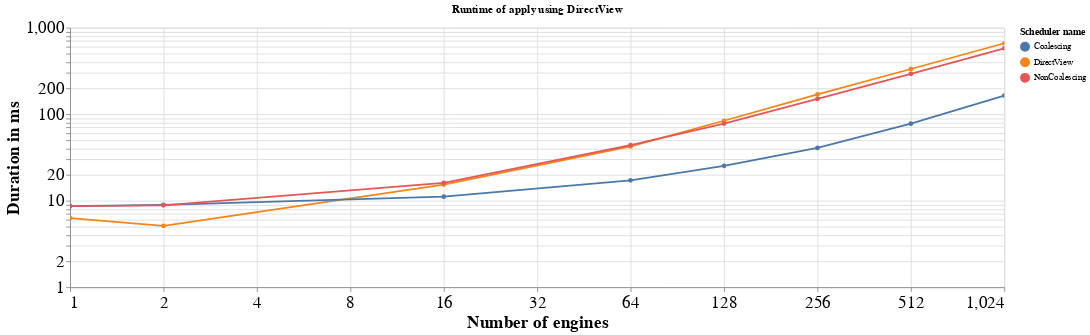

Write notebook code for a chart like this one.
### Code cell
ldata = data[data['Number of bytes'] == 1000]
alt.Chart(ldata).mark_line(point=True).encode(
    alt.X(
        'Number of engines',
        scale=alt.Scale(type='log', base=2)
    ),
    alt.Y(
        'Duration in ms',
        scale=alt.Scale(type='log')
    ),
    color='Scheduler name:N',
    tooltip='Duration in ms',
).configure_axis(labelFontSize=20, titleFontSize=20).properties(title='Runtime of apply using DirectView', width=1080).interactive().display(renderer='svg')

### Figure 1 — Vega-Lite specification as saved in the notebook (floating-point values rounded to 4 significant figures)
{"config": {"view": {"continuousWidth": 400, "continuousHeight": 300}, "axis": {"labelFontSize": 20, "titleFontSize": 20}}, "data": {"name": "data-0f6028ec478eaae9b0ea4929baf0647d"}, "mark": {"type": "line", "point": true}, "encoding": {"color": {"type": "nominal", "field": "Scheduler name"}, "tooltip": {"type": "quantitative", "field": "Duration in ms"}, "x": {"type": "quantitative", "field": "Number of engines", "scale": {"base": 2, "type": "log"}}, "y": {"type": "quantitative", "field": "Duration in ms", "scale": {"type": "log"}}}, "selection": {"selector006": {"type": "interval", "bind": "scales", "encodings": ["x", "y"]}}, "title": "Runtime of apply using DirectView", "width": 1080, "$schema": "https://vega.github.io/schema/vega-lite/v4.8.1.json", "datasets": {"data-0f6028ec478eaae9b0ea4929baf0647d": [{"Duration in ms": 6.3, "Number of bytes": 1000, "Number of engines": 1, "Scheduler name": "DirectView", "Speedup": 1.0}, {"Duration in ms": 5.12, "Number of bytes": 1000, "Number of engines": 2, "Scheduler name": "DirectView", "Speedup": 1.0}, {"Duration in ms": 15.36, "Number of bytes": 1000, "Number of engines": 16, "Scheduler name": "DirectView", "Speedup": 1.0}, {"Duration in ms": 42.39, "Number of bytes": 1000, "Number of engines": 64, "Scheduler name": "DirectView", "Speedup": 1.0}, {"Duration in ms": 83.89, "Number of bytes": 1000, "Number of engines": 128, "Scheduler name": "DirectView", "Speedup": 1.0}, {"Duration in ms": 169.4, "Number of bytes": 1000, "Number of engines": 256, "Scheduler name": "DirectView", "Speedup": 1.0}, {"Duration in ms": 333.1, "Number of bytes": 1000, "Number of engines": 512, "Scheduler name": "DirectView", "Speedup": 1.0}, {"Duration in ms": 660.0, "Number of bytes": 1000, "Number of engines": 1024, "Scheduler name": "DirectView", "Speedup": 1.0}, {"Duration in ms": 8.63, "Number of bytes": 1000, "Number of engines": 1, "Scheduler name": "Coalescing", "Speedup": 0.73}, {"Duration in ms": 8.95, "Number of bytes": 1000, "Number of engines": 2, "Scheduler name": "Coalescing", "Speedup": 0.5721}, {"Duration in ms": 11.12, "Number of bytes": 1000, "Number of engines": 16, "Scheduler name": "Coalescing", "Speedup": 1.381}, {"Duration in ms": 17.2, "Number of bytes": 1000, "Number of engines": 64, "Scheduler name": "Coalescing", "Speedup": 2.465}, {"Duration in ms": 25.27, "Number of bytes": 1000, "Number of engines": 128, "Scheduler name": "Coalescing", "Speedup": 3.32}, {"Duration in ms": 40.72, "Number of bytes": 1000, "Number of engines": 256, "Scheduler name": "Coalescing", "Speedup": 4.16}, {"Duration in ms": 77.76, "Number of bytes": 1000, "Number of engines": 512, "Scheduler name": "Coalescing", "Speedup": 4.284}, {"Duration in ms": 164.1, "Number of bytes": 1000, "Number of engines": 1024, "Scheduler name": "Coalescing", "Speedup": 4.022}, {"Duration in ms": 8.62, "Number of bytes": 1000, "Number of engines": 1, "Scheduler name": "NonCoalescing", "Speedup": 0.7309}, {"Duration in ms": 8.84, "Number of bytes": 1000, "Number of engines": 2, "Scheduler name": "NonCoalescing", "Speedup": 0.5792}, {"Duration in ms": 16.08, "Number of bytes": 1000, "Number of engines": 16, "Scheduler name": "NonCoalescing", "Speedup": 0.9552}, {"Duration in ms": 43.82, "Number of bytes": 1000, "Number of engines": 64, "Scheduler name": "NonCoalescing", "Speedup": 0.9674}, {"Duration in ms": 77.77, "Number of bytes": 1000, "Number of engines": 128, "Scheduler name": "NonCoalescing", "Speedup": 1.079}, {"Duration in ms": 150.1, "Number of bytes": 1000, "Number of engines": 256, "Scheduler name": "NonCoalescing", "Speedup": 1.128}, {"Duration in ms": 292.8, "Number of bytes": 1000, "Number of engines": 512, "Scheduler name": "NonCoalescing", "Speedup": 1.138}, {"Duration in ms": 577.7, "Number of bytes": 1000, "Number of engines": 1024, "Scheduler name": "NonCoalescing", "Speedup": 1.143}]}}
